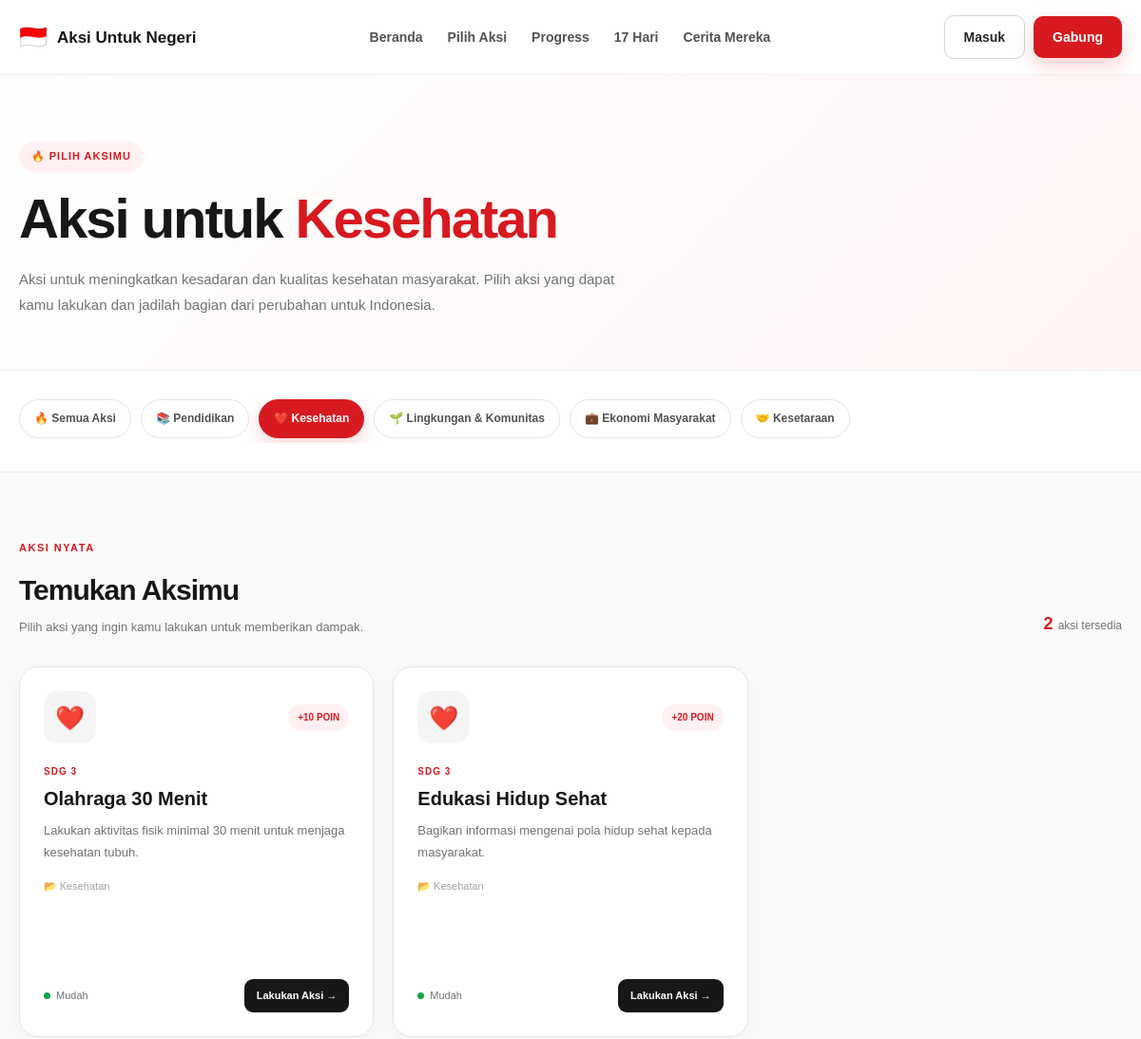
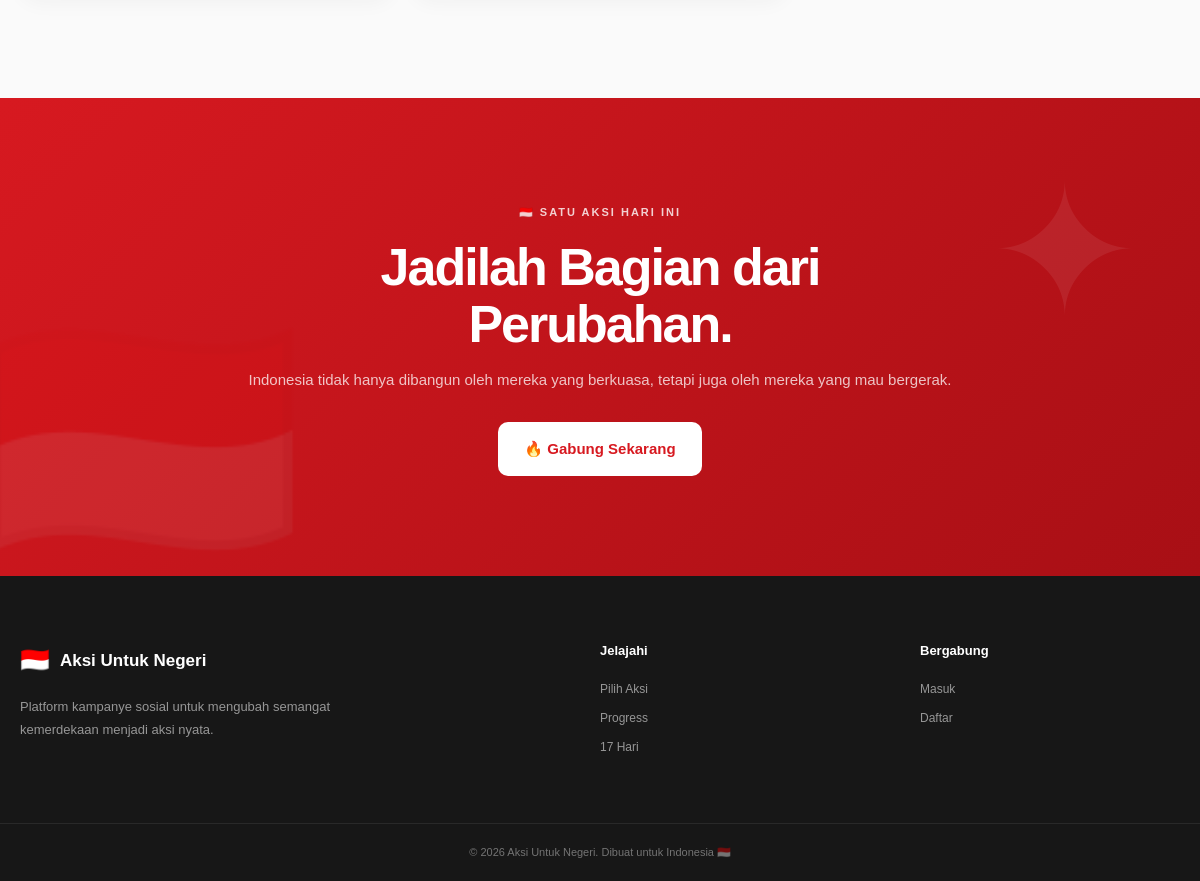
The page /pages/aksi.php?kategori=2 on the database its author committed (2 pictures, top to bottom).
### tables this page shows
CREATE TABLE `kategori` (
  `id` int NOT NULL,
  `nama_kategori` varchar(100) NOT NULL,
  `icon` varchar(50) DEFAULT NULL,
  `warna` varchar(20) DEFAULT NULL,
  `sdg` varchar(100) DEFAULT NULL,
  `deskripsi` text
);

CREATE TABLE `aksi` (
  `id` int NOT NULL,
  `kategori_id` int NOT NULL,
  `nama_aksi` varchar(150) NOT NULL,
  `deskripsi` text NOT NULL,
  `poin` int DEFAULT '10',
  `tingkat_kesulitan` enum('Mudah','Sedang','Sulit') DEFAULT 'Mudah',
  `created_at` timestamp NULL DEFAULT CURRENT_TIMESTAMP
);

### pages/aksi.php (the view, shortened to what this page needs)
<?php
require_once "../config/database.php";
$kategoriId = isset($_GET['kategori'])
    ? (int) $_GET['kategori']
    : 0;
$queryKategori = mysqli_query(
    $conn,
    "SELECT * FROM kategori ORDER BY id ASC"
);
$kategoriDipilih = null;
if ($kategoriId > 0) {
    $stmtKategori = mysqli_prepare(
        $conn,
        "SELECT * FROM kategori WHERE id = ?"
    );
    mysqli_stmt_bind_param(
        $stmtKategori,
        "i",
        $kategoriId
    );
    mysqli_stmt_execute($stmtKategori);
    $resultKategori =
        mysqli_stmt_get_result($stmtKategori);
    $kategoriDipilih =
        mysqli_fetch_assoc($resultKategori);
}
if ($kategoriId > 0) {
    $stmtAksi = mysqli_prepare(
        $conn,
        "SELECT
            aksi.*,
            kategori.nama_kategori,
            kategori.icon,
            kategori.sdg
         FROM aksi
         INNER JOIN kategori
            ON aksi.kategori_id = kategori.id
         WHERE aksi.kategori_id = ?
         ORDER BY aksi.id ASC"
    );
    mysqli_stmt_bind_param(
        $stmtAksi,
        "i",
        $kategoriId
    );
    mysqli_stmt_execute($stmtAksi);
    $queryAksi =
        mysqli_stmt_get_result($stmtAksi);
}
$totalAksi = mysqli_num_rows($queryAksi);
?>
<!DOCTYPE html>
<html lang="id">
<head>
    <link
        rel="stylesheet"
        href="../assets/css/style.css"
    >
</head>
<body class="aksi-page">
<header class="navbar">
    <div class="container nav-container">
        <a
            href="../index.php"
            class="logo"
        >
            <span class="logo-icon">
                🇮🇩
            </span>
            <span>
                Aksi Untuk Negeri
            </span>
        </a>
        <nav class="nav-menu">
            <a href="../index.php#beranda">
                Beranda
            </a>
            <a href="aksi.php">
                Pilih Aksi
            </a>
            <a href="../index.php#progress">
                Progress
            </a>
            <a href="../index.php#tantangan">
                17 Hari
            </a>
            <a href="../index.php#cerita">
                Cerita Mereka
            </a>
        </nav>
        <div class="nav-button">
            <a
                href="../login.php"
                class="btn btn-outline"
            >
                Masuk
            </a>
            <a
                href="../register.php"
                class="btn btn-primary"
            >
                Gabung
            </a>
        </div>
    </div>
</header>
<section class="aksi-hero">
    <div class="container">
        <div class="aksi-hero-content">
            <div class="aksi-badge">
                🔥 PILIH AKSIMU
            </div>
            <?php if ($kategoriDipilih): ?>
                <h1>
                    Aksi untuk
                    <span>
                        <?= htmlspecialchars(
                            $kategoriDipilih['nama_kategori']
                        ) ?>
                    </span>
                </h1>
                <p>
                    <?= htmlspecialchars(
                        $kategoriDipilih['deskripsi']
                    ) ?>
                    Pilih aksi yang dapat kamu lakukan
                    dan jadilah bagian dari perubahan
                    untuk Indonesia.
                </p>
            <?php endif; ?>
        </div>
    </div>
</section>
<section class="kategori-filter">
    <div class="container">
        <div class="kategori-filter-list">
            <a
                href="aksi.php"
                class="kategori-filter-item
                <?= $kategoriId === 0
                    ? 'active'
                    : '' ?>"
            >
                🔥 Semua Aksi
            </a>
            <?php
            mysqli_data_seek(
                $queryKategori,
                0
            );
            ?>
            <?php while (
                $kategori = mysqli_fetch_assoc(
                    $queryKategori
                )
            ): ?>
                <a
                    href="aksi.php?kategori=<?= $kategori['id'] ?>"
                    class="kategori-filter-item
                    <?= $kategoriId === (int) $kategori['id']
                        ? 'active'
                        : '' ?>"
                >
                    <?= htmlspecialchars(
                        $kategori['icon']
                    ) ?>
                    <?= htmlspecialchars(
                        $kategori['nama_kategori']
                    ) ?>
                </a>
            <?php endwhile; ?>
        </div>
    </div>
</section>
<section class="aksi-list-section">
    <div class="container">
        <div class="aksi-list-header">
            <div>
                <span class="section-label">
                    AKSI NYATA
                </span>
                <h2>
                    Temukan Aksimu
                </h2>
                <p>
                    Pilih aksi yang ingin kamu lakukan
                    untuk memberikan dampak.
                </p>
            </div>
            <div class="aksi-count">
                <strong>
                    <?= $totalAksi ?>
                </strong>
                aksi tersedia
            </div>
        </div>
        <?php if ($totalAksi > 0): ?>
            <div class="aksi-grid">
                <?php while (
                    $aksi = mysqli_fetch_assoc(
                        $queryAksi
                    )
                ): ?>
                    <article class="aksi-card">
                        <div class="aksi-card-top">
                            <div class="aksi-icon">
                                <?= htmlspecialchars(
                                    $aksi['icon']
                                ) ?>
                            </div>
                            <div class="aksi-poin">
                                +<?= $aksi['poin'] ?>
                                POIN
                            </div>
                        </div>
                        <span class="aksi-sdg">
                            <?= htmlspecialchars(
                                $aksi['sdg']
                            ) ?>
                        </span>
                        <h3>
                            <?= htmlspecialchars(
                                $aksi['nama_aksi']
                            ) ?>
                        </h3>
                        <p class="aksi-card-description">
                            <?= htmlspecialchars(
                                $aksi['deskripsi']
                            ) ?>
                        </p>
                        <div class="aksi-category">
                            📂
                            <?= htmlspecialchars(
                                $aksi['nama_kategori']
                            ) ?>
                        </div>
                        <div class="aksi-footer">
                            <div class="aksi-difficulty">
                                <?php
                                $difficultyClass =
                                    strtolower(
                                        $aksi[
                                            'tingkat_kesulitan'
                                        ]
                                    );
                                ?>
                                <span
                                    class="aksi-difficulty-dot
                                    <?= $difficultyClass ?>"
                                ></span>
                                <?= htmlspecialchars(
                                    $aksi[
                                        'tingkat_kesulitan'
                                    ]
                                ) ?>
                            </div>
                            <a
                            href="<?= isset($_SESSION['user_id'])
                                ? '../lakukan-aksi.php?aksi=' . $aksi['id']
                                : '../login.php?aksi=' . $aksi['id'] ?>"
                            class="aksi-button"
                        >
                            Lakukan Aksi →
                        </a>
                        </div>
                    </article>
                <?php endwhile; ?>
            </div>
        <?php endif; ?>
    </div>
</section>
<section class="cta-section">
    <div class="container">
        <div class="cta-content">
            <span>
                🇮🇩 SATU AKSI HARI INI
            </span>
            <h2>
                Jadilah Bagian
                dari Perubahan.
            </h2>
            <p>
                Indonesia tidak hanya dibangun
                oleh mereka yang berkuasa,
                tetapi juga oleh mereka yang mau
                bergerak.
            </p>
            <a
                href="../register.php"
                class="btn btn-white btn-large"
            >
                🔥 Gabung Sekarang
            </a>
        </div>
    </div>
</section>
<footer class="footer">
    <div class="container footer-container">
        <div class="footer-brand">
            <div class="logo">
                <span class="logo-icon">
                    🇮🇩
                </span>
                Aksi Untuk Negeri
            </div>
            <p>
                Platform kampanye sosial untuk
                mengubah semangat kemerdekaan
                menjadi aksi nyata.
            </p>
        </div>
        <div class="footer-links">
            <h4>
                Jelajahi
            </h4>
            <a href="../index.php#aksi">
                Pilih Aksi
            </a>
            <a href="../index.php#progress">
                Progress
            </a>
            <a href="../index.php#tantangan">
                17 Hari
            </a>
        </div>
        <div class="footer-links">
            <h4>
                Bergabung
            </h4>
            <a href="../login.php">
                Masuk
            </a>
            <a href="../register.php">
                Daftar
            </a>
        </div>
    </div>
    <div class="footer-bottom">
        <div class="container">
            <p>
                © <?= date('Y') ?>
                Aksi Untuk Negeri.
                Dibuat untuk Indonesia 🇮🇩
            </p>
        </div>
    </div>
</footer>
</body>
</html>

### assets/css/style.css (style rules this page uses)
* { margin: 0; padding: 0; box-sizing: border-box; }
html { scroll-behavior: smooth; }
body { font-family: Arial, Helvetica, sans-serif; background: #ffffff; color: #171717; line-height: 1.6; }
a { text-decoration: none; color: inherit; }
:root { --red: #d71920; --red-dark: #b51218; --red-light: #fff1f2; --white: #ffffff; --black: #171717; --gray-900: #262626; --gray-700: #525252; --gray-500: #737373; --gray-300: #d4d4d4; --gray-200: #e5e5e5; --gray-100: #f5f5f5; --green: #16a34a; --yellow: #eab308; --blue: #2563eb; --purple: #9333ea; --shadow-sm: 0 4px 15px rgba(0, 0, 0, 0.05); --shadow-md: 0 10px 30px rgba(0, 0, 0, 0.08); --shadow-lg: 0 20px 50px rgba(0, 0, 0, 0.12); --radius-sm: 10px; --radius-md: 18px; --radius-lg: 28px; --container: 1180px; }
.container { width: min( var(--container), calc(100% - 40px) ); margin: 0 auto; }
.btn { display: inline-flex; align-items: center; justify-content: center; gap: 8px; padding: 11px 20px; border-radius: 10px; font-size: 14px; font-weight: 700; transition: transform 0.25s ease, box-shadow 0.25s ease, background 0.25s ease, color 0.25s ease; cursor: pointer; }
.btn-primary { background: var(--red); color: var(--white); box-shadow: 0 8px 20px rgba(215, 25, 32, 0.20); }
.btn-outline { border: 1px solid var(--gray-300); background: var(--white); color: var(--gray-900); }
.btn-white { background: var(--white); color: var(--red); }
.btn-large { padding: 15px 26px; font-size: 15px; }
.navbar { position: sticky; top: 0; z-index: 1000; background: rgba(255, 255, 255, 0.94); border-bottom: 1px solid rgba(0, 0, 0, 0.06); backdrop-filter: blur(15px); }
.nav-container { min-height: 76px; display: flex; align-items: center; justify-content: space-between; gap: 25px; }
.logo { display: flex; align-items: center; gap: 10px; font-size: 17px; font-weight: 800; white-space: nowrap; }
.logo-icon { font-size: 24px; }
.nav-menu { display: flex; align-items: center; gap: 26px; color: var(--gray-700); font-size: 14px; font-weight: 600; }
.nav-menu a { position: relative; padding: 28px 0; }
.nav-menu a::after { content: ""; position: absolute; left: 0; bottom: 18px; width: 0; height: 2px; background: var(--red); transition: width 0.25s ease; }
.nav-button { display: flex; align-items: center; gap: 9px; }
.section-label { display: inline-block; margin-bottom: 12px; color: var(--red); font-size: 11px; font-weight: 900; letter-spacing: 1.5px; }
.cta-section { position: relative; overflow: hidden; padding: 100px 0; background: linear-gradient( 135deg, #d71920, #a80f15 ); color: var(--white); text-align: center; }
.cta-section::before { content: "🇮🇩"; position: absolute; left: -20px; bottom: -70px; font-size: 260px; opacity: 0.07; }
.cta-section::after { content: "✦"; position: absolute; right: 5%; top: 10px; font-size: 180px; opacity: 0.07; }
.cta-content { position: relative; z-index: 2; }
.cta-content > span { font-size: 11px; font-weight: 900; letter-spacing: 2px; opacity: 0.8; }
.cta-content h2 { max-width: 700px; margin: 15px auto; font-size: 52px; line-height: 1.1; letter-spacing: -2px; }
.cta-content p { margin-bottom: 30px; color: rgba(255, 255, 255, 0.75); font-size: 15px; }
.footer { background: #171717; color: var(--white); }
.footer-container { display: grid; grid-template-columns: 2fr 1fr 1fr; gap: 60px; padding: 65px 0; }
.footer-brand { max-width: 350px; }
.footer-brand .logo { margin-bottom: 15px; }
.footer-brand p { color: rgba(255, 255, 255, 0.55); font-size: 13px; line-height: 1.8; }
.footer-links { display: flex; flex-direction: column; gap: 10px; }
.footer-links h4 { margin-bottom: 8px; font-size: 13px; }
.footer-links a { color: rgba(255, 255, 255, 0.55); font-size: 12px; transition: color 0.2s ease; }
.footer-bottom { border-top: 1px solid rgba(255, 255, 255, 0.08); padding: 20px 0; }
.footer-bottom p { color: rgba(255, 255, 255, 0.4); font-size: 11px; text-align: center; }

### rows shown on the page
kategori: nama_kategori "Kesehatan", deskripsi "Aksi untuk meningkatkan kesadaran dan kualitas kesehatan masyarakat.", icon "❤️"
kategori: icon "📚", nama_kategori "Pendidikan"
kategori: icon "🌱", nama_kategori "Lingkungan & Komunitas"
kategori: icon "💼", nama_kategori "Ekonomi Masyarakat"
kategori: icon "🤝", nama_kategori "Kesetaraan"
aksi: kategori.icon "❤️", poin "10", kategori.sdg "SDG 3", nama_aksi "Olahraga 30 Menit", deskripsi "Lakukan aktivitas fisik minimal 30 menit untuk menjaga kesehatan tubuh.", kategori.nama_kategori "Kesehatan", tingkat_kesulitan "Mudah"
aksi: kategori.icon "❤️", poin "20", kategori.sdg "SDG 3", nama_aksi "Edukasi Hidup Sehat", deskripsi "Bagikan informasi mengenai pola hidup sehat kepada masyarakat.", kategori.nama_kategori "Kesehatan", tingkat_kesulitan "Mudah"

### other values the page prints
$totalAksi "2"
